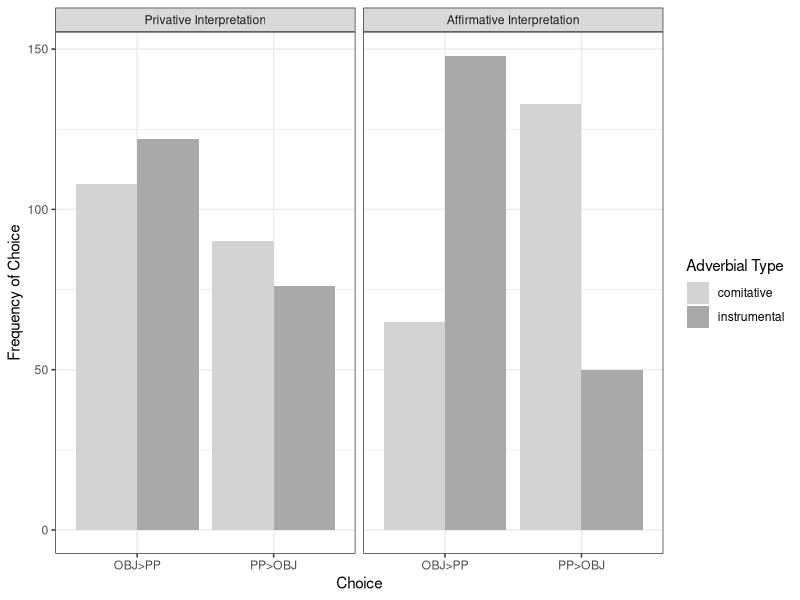
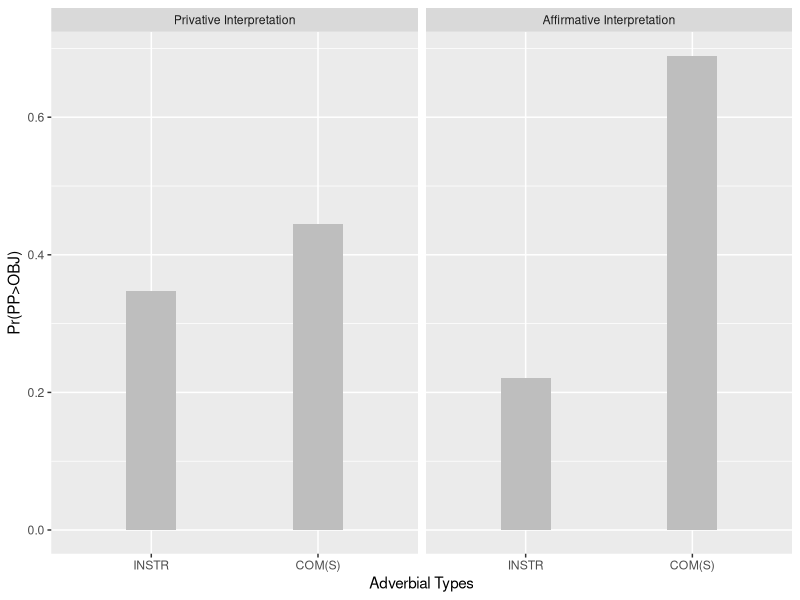
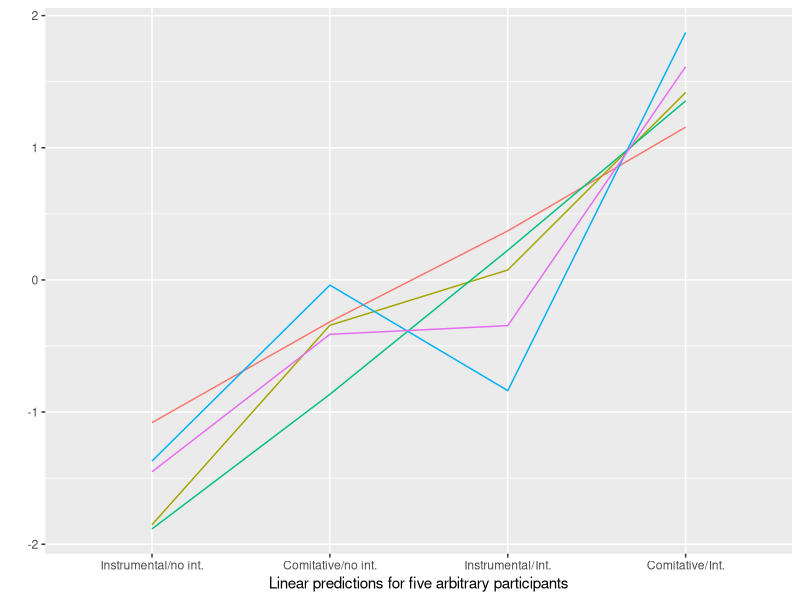
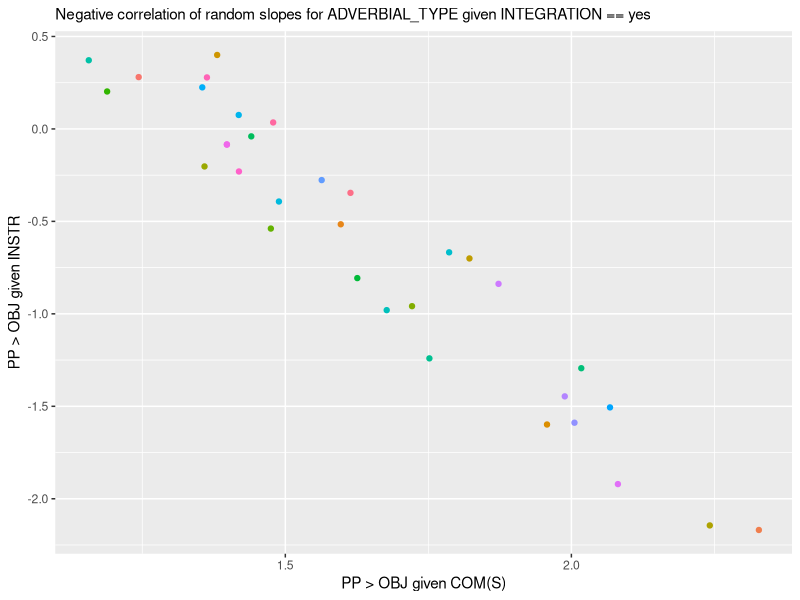
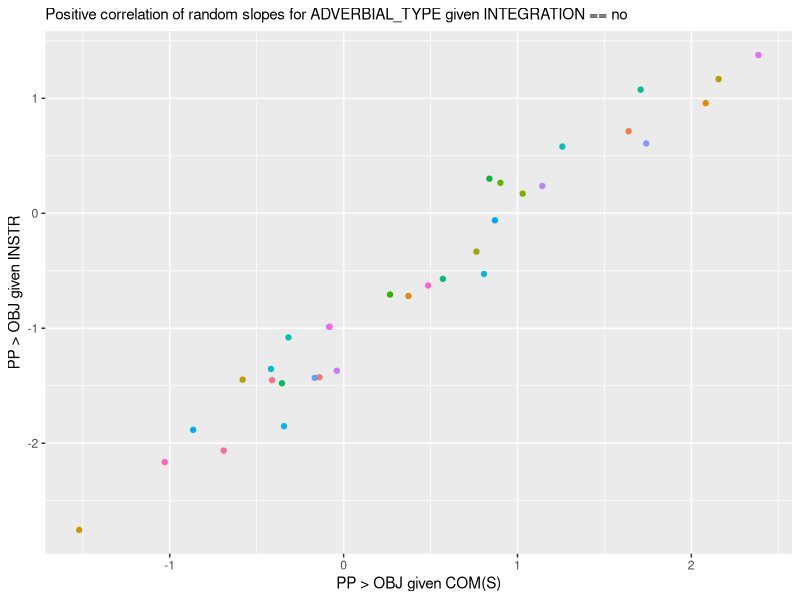
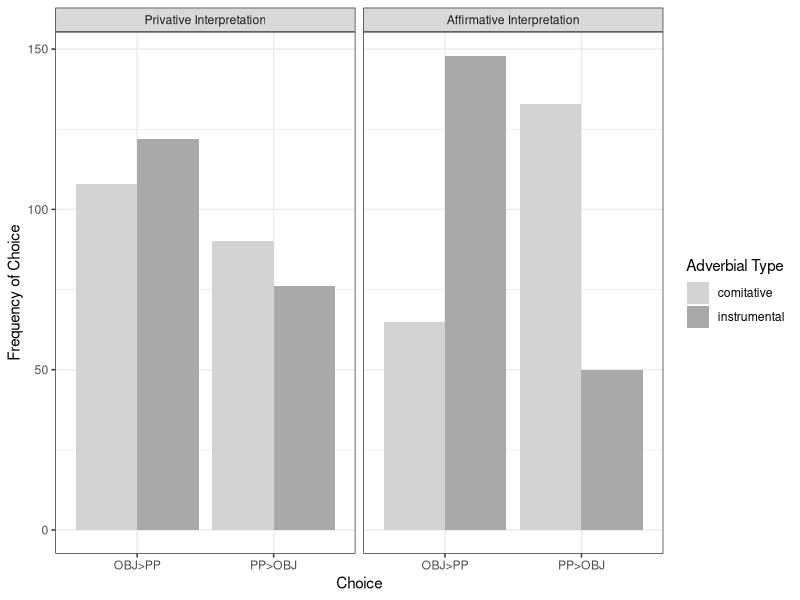

Write the R code that produced these figures, in order.
## ---- chunk 1
library(lme4)
library(tidyverse)
library(emmeans)

show(version)
## ---- chunk 2
exp_int_agentivity.fc.test.data <- 
  read.csv("../Data/ForcedChoice_test.csv", fileEncoding = "UTF-8")

exp_int_agentivity.fc.test.data$ANSWER <- 
  factor(exp_int_agentivity.fc.test.data$ANSWER)

exp_int_agentivity.fc.test.data$INTEGRATION <- 
  factor(exp_int_agentivity.fc.test.data$INTEGRATION)

exp_int_agentivity.fc.test.data$ADVERBIAL_TYPE <- 
  factor(exp_int_agentivity.fc.test.data$ADVERBIAL_TYPE)

## more illustrative variable names
exp_int_agentivity.fc.test.data$subjects <- factor(exp_int_agentivity.fc.test.data$workerId)
exp_int_agentivity.fc.test.data$items <- factor(exp_int_agentivity.fc.test.data$ENCODING)

## ---- chunk 3
table(exp_int_agentivity.fc.test.data$workerId)
## ---- chunk 4

thematic_int.labels <- c("Privative Interpretation", "Affirmative Interpretation")
names(thematic_int.labels) <- c("no", "yes")

exp_int_agentivity.fc.summary <- 
  exp_int_agentivity.fc.test.data %>%
  group_by(ADVERBIAL_TYPE, INTEGRATION, ANSWER) %>%
  summarise(count = n()) %>%
  as.data.frame()

ggplot(exp_int_agentivity.fc.summary,
       aes(x = ANSWER, y = count, fill = ADVERBIAL_TYPE)) +
  geom_bar(stat = "identity", position = "dodge") +
  labs(x = "Choice", y = "Frequency of Choice") + 
  facet_wrap(~INTEGRATION, labeller = labeller(INTEGRATION = thematic_int.labels)) +
  scale_fill_manual(name = "Adverbial Type", values = c("lightgrey", "darkgrey"),
                    labels = c("comitative", "instrumental")) +
  theme_bw()

ggsave("/Users/tibor/Documents/data_dist_fc2.pdf")

exp_int_agentivity.fc.summary.wide <-
  exp_int_agentivity.fc.summary %>%
  spread(key = ANSWER, value = count)

exp_int_agentivity.fc.summary.wide
## ---- chunk 5

exp_int_agentivity.fc.test.data$INTEGRATION <-
  relevel(exp_int_agentivity.fc.test.data$INTEGRATION, ref = "no")
exp_int_agentivity.fc.test.data$ADVERBIAL_TYPE <-
  relevel(exp_int_agentivity.fc.test.data$ADVERBIAL_TYPE, ref = "INSTR")


exp_int_agentivity.fc.glmm <- 
  glmer(formula = ANSWER ~ ADVERBIAL_TYPE * INTEGRATION + 
          (0 + ADVERBIAL_TYPE * INTEGRATION | subjects) , 
        data = exp_int_agentivity.fc.test.data, family = binomial())

options(width = 300)
summary(exp_int_agentivity.fc.glmm)
## ---- chunk 6

tt <- getME(exp_int_agentivity.fc.glmm,"theta")
ll <- getME(exp_int_agentivity.fc.glmm,"lower")
## ---- chunk 7
ss <- 
  getME(exp_int_agentivity.fc.glmm,c("theta","fixef"))
exp_int_agentivity.fc.glmm <- 
  update(exp_int_agentivity.fc.glmm,
         start=ss,
         control=glmerControl(optCtrl=list(maxfun=2e4)))

options(width = 300)
summary(exp_int_agentivity.fc.glmm)

## ---- chunk 8


predictions <- 
  emmeans(exp_int_agentivity.fc.glmm, pairwise~ADVERBIAL_TYPE * INTEGRATION, 
          type = "response") 

## also response useful, now switched to predictor for effects
## if lp is used, y = emmean, if response is used y = prob

predictions.emm <- data.frame(predictions$emmeans)
 

predictions.emm

ggplot(predictions.emm, aes(x = ADVERBIAL_TYPE, y = prob)) + 
  geom_bar(aes(), stat = "identity", fill = "grey", width = 0.3) +
  facet_wrap(~INTEGRATION, labeller = labeller(INTEGRATION = thematic_int.labels)) +
  labs(x = "Adverbial Types", y = "Pr(PP>OBJ)")
## ---- chunk 9

ranef.df <- data.frame(ranef(exp_int_agentivity.fc.glmm)$subjects)
ranef.df$participants <- rownames(ranef.df)
colnames(ranef.df)[1:4] <- c("INSTR", "COM_S", "INT_YES_INSTR", "INT_YES_COM_S")

ranef.df <- ranef.df %>%
  mutate(INSTR = INSTR + exp_int_agentivity.fc.glmm@beta[1]) %>%
  mutate(COM_S = COM_S + exp_int_agentivity.fc.glmm@beta[2]) %>%
  mutate(INT_YES_INSTR = INT_YES_INSTR + exp_int_agentivity.fc.glmm@beta[3]) %>%
  mutate(INT_YES_COM_S = INT_YES_COM_S + exp_int_agentivity.fc.glmm@beta[4]) %>%
  arrange(INT_YES_COM_S)

set.seed(42)

ranef.sub.df <- subset(ranef.df, participants %in% sample(ranef.df$participants, 5))

ranef.sub.df <- 
  ranef.sub.df %>% 
  gather(condition, pred, INSTR:INT_YES_COM_S)

ranef.sub.df$condition <- 
  factor(ranef.sub.df$condition, levels = c("INSTR", "COM_S", "INT_YES_INSTR", "INT_YES_COM_S"))

ggplot(ranef.sub.df, aes(x = condition)) + 
  geom_line(aes(y = pred, group = participants, color = participants), show.legend = FALSE) +
  scale_x_discrete(labels = c("Instrumental/no int.", "Comitative/no int.", 
                              "Instrumental/Int.", "Comitative/Int.")) +
  labs(x = "Linear predictions for five arbitrary participants", y = "")

## ---- chunk 10


ggplot(ranef.df, aes(x = INT_YES_COM_S, y = INT_YES_INSTR)) +
  geom_point(aes(color = participants), show.legend = FALSE) +
  labs(x = "PP > OBJ given COM(S)", 
       y = "PP > OBJ given INSTR", 
       subtitle = "Negative correlation of random slopes for ADVERBIAL_TYPE given INTEGRATION == yes")

ggplot(ranef.df, aes(x = COM_S, y = INSTR)) +
  geom_point(aes(color = participants), show.legend = FALSE) +
  labs(x = "PP > OBJ given COM(S)", 
       y = "PP > OBJ given INSTR", 
       subtitle = "Positive correlation of random slopes for ADVERBIAL_TYPE given INTEGRATION == no")
